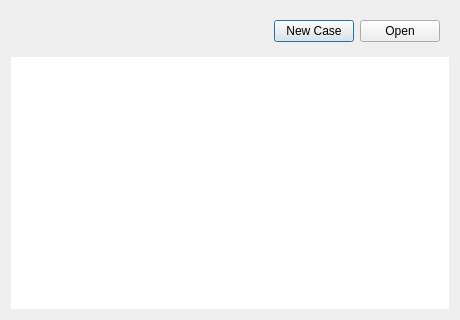
<?xml version="1.0" encoding="UTF-8"?>
<ui version="4.0">
 <class>ProjectSelector</class>
 <widget class="QDialog" name="ProjectSelector">
  <property name="geometry">
   <rect>
    <x>0</x>
    <y>0</y>
    <width>460</width>
    <height>320</height>
   </rect>
  </property>
  <property name="minimumSize">
   <size>
    <width>400</width>
    <height>300</height>
   </size>
  </property>
  <property name="windowTitle">
   <string>Start Baram</string>
  </property>
  <layout class="QVBoxLayout" name="verticalLayout">
   <item>
    <widget class="QWidget" name="widget" native="true">
     <layout class="QHBoxLayout" name="horizontalLayout">
      <item>
       <spacer name="horizontalSpacer">
        <property name="orientation">
         <enum>Qt::Horizontal</enum>
        </property>
        <property name="sizeHint" stdset="0">
         <size>
          <width>199</width>
          <height>20</height>
         </size>
        </property>
       </spacer>
      </item>
      <item>
       <widget class="QPushButton" name="newCase">
        <property name="text">
         <string>New Case</string>
        </property>
       </widget>
      </item>
      <item>
       <widget class="QPushButton" name="open">
        <property name="text">
         <string>Open</string>
        </property>
       </widget>
      </item>
     </layout>
    </widget>
   </item>
   <item>
    <widget class="QListWidget" name="recentCases">
     <property name="frameShape">
      <enum>QFrame::NoFrame</enum>
     </property>
     <property name="itemAlignment">
      <set>Qt::AlignTop</set>
     </property>
    </widget>
   </item>
  </layout>
 </widget>
 <resources/>
 <connections/>
</ui>
